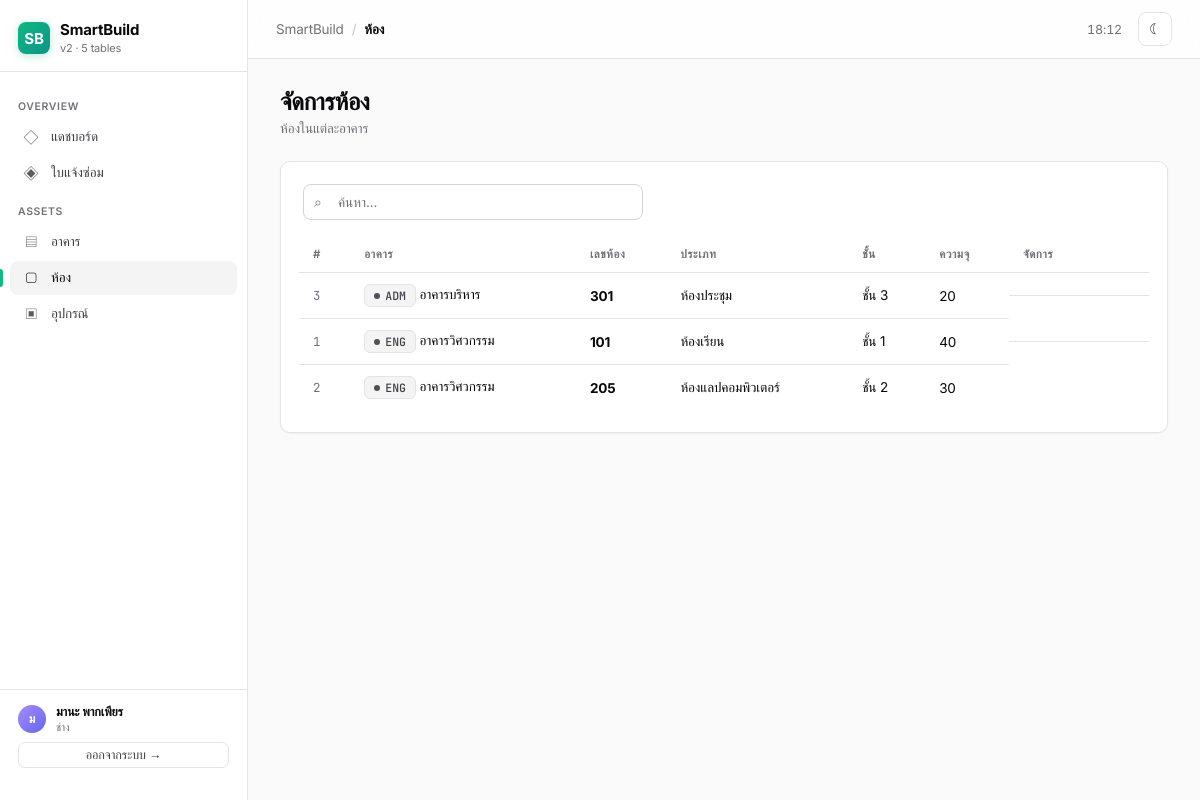
Screenshot of /rooms (signed in) with the database file from the repository.
### tables this page shows
CREATE TABLE users (
            id INTEGER PRIMARY KEY AUTOINCREMENT,
            username TEXT NOT NULL UNIQUE,
            password_hash TEXT NOT NULL,
            full_name TEXT NOT NULL,
            email TEXT,
            phone TEXT,
            role TEXT NOT NULL DEFAULT 'user',
            specialty TEXT,
            is_active INTEGER NOT NULL DEFAULT 1,
            created_at TEXT DEFAULT CURRENT_TIMESTAMP,
            last_login TEXT
        );

CREATE TABLE rooms (
            id INTEGER PRIMARY KEY AUTOINCREMENT,
            building_id INTEGER NOT NULL,
            room_number TEXT NOT NULL,
            room_type TEXT,
            floor INTEGER DEFAULT 1,
            capacity INTEGER,
            UNIQUE (building_id, room_number),
            FOREIGN KEY (building_id) REFERENCES buildings(id) ON DELETE CASCADE
        );

CREATE TABLE buildings (
            id INTEGER PRIMARY KEY AUTOINCREMENT,
            code TEXT NOT NULL UNIQUE,
            name TEXT NOT NULL,
            address TEXT,
            floors INTEGER DEFAULT 1,
            created_at TEXT DEFAULT CURRENT_TIMESTAMP
        );

### app.py (the view)
@app.route("/rooms")
@role_required("technician")
def rooms():
    db = get_db()
    rows = db.execute(
        """SELECT r.*, b.name AS building_name, b.code AS building_code
           FROM rooms r JOIN buildings b ON b.id=r.building_id
           ORDER BY b.code, r.room_number"""
    ).fetchall()
    blist = db.execute("SELECT * FROM buildings ORDER BY code").fetchall()
    return render_template("rooms.html", rows=rows, buildings=blist)

### app.py (called while the page is built)
def get_db():
    if "db" not in g:
        g.db = sqlite3.connect(DB_PATH)
        g.db.row_factory = sqlite3.Row
        g.db.execute("PRAGMA foreign_keys = ON")
    return g.db

def current_user():
    if "user_id" not in session:
        return None
    if "_user" not in g:
        g._user = get_db().execute(
            "SELECT * FROM users WHERE id=? AND is_active=1", (session["user_id"],)
        ).fetchone()
    return g._user

@app.context_processor
def inject_globals():
    return {
        "current_user": current_user(),
        "ROLE_LABELS": ROLE_LABELS,
        "STATUS_LABELS": STATUS_LABELS,
        "PRIORITY_LABELS": PRIORITY_LABELS,
        "EQUIP_STATUS_LABELS": EQUIP_STATUS_LABELS,
    }

def role_required(min_role):
    def deco(view):
        @wraps(view)
        def wrapped(*a, **kw):
            u = current_user()
            if not u:
                return redirect(url_for("login", next=request.path))
            if ROLE_LEVELS.get(u["role"], 0) < ROLE_LEVELS[min_role]:
                flash("คุณไม่มีสิทธิ์เข้าถึงส่วนนี้", "error")
                return redirect(url_for("index"))
            return view(*a, **kw)
        return wrapped
    return deco

@app.before_request
def require_login():
    if request.endpoint in (None, "login", "static"):
        return
    if not current_user():
        return redirect(url_for("login", next=request.path))

### templates/rooms.html (shortened to what this page needs)
{% extends 'base.html' %}
{% block crumb %}ห้อง{% endblock %}
{% block content %}
<h2 class="page-title">จัดการห้อง</h2>
<p class="page-sub">ห้องในแต่ละอาคาร</p>
<div class="card">
  <div class="toolbar">
    <div class="toolbar-left">
      <div class="search-box"><span class="ico">⌕</span><input id="searchBox" placeholder="ค้นหา..." oninput="tableSearch('searchBox','mainTable')"></div>
    </div>
  </div>
  <div class="table-wrap">
    <table id="mainTable">
      <thead><tr><th>#</th><th>อาคาร</th><th>เลขห้อง</th><th>ประเภท</th><th>ชั้น</th><th>ความจุ</th><th style="width:140px">จัดการ</th></tr></thead>
      <tbody>
        {% for r in rows %}
        <tr>
          <td class="mono" style="color:var(--muted)">{{ r.id }}</td>
          <td><span class="badge badge-normal mono">{{ r.building_code }}</span> {{ r.building_name }}</td>
          <td><b>{{ r.room_number }}</b></td><td>{{ r.room_type or '—' }}</td>
          <td>ชั้น {{ r.floor }}</td><td>{{ r.capacity or '—' }}</td>
          <td class="actions">
          </td>
        </tr>
        {% else %}<tr data-skip="1"><td colspan="7" class="empty">ยังไม่มีข้อมูล</td></tr>{% endfor %}
      </tbody>
    </table>
  </div>
</div>
{% endblock %}

### templates/base.html (shortened to what this page needs)
<!doctype html>
<html lang="th">
<head>
</head>
<body>
<aside class="sidebar" id="sidebar">
  <div class="brand">
    <div class="logo">SB</div>
    <div>
      <div class="brand-name">SmartBuild</div>
      <div class="brand-sub">v2 · 5 tables</div>
    </div>
  </div>
  <div class="nav-section">Overview</div>
  <a class="nav-link {% if request.endpoint=='index' %}active{% endif %}" href="{{ url_for('index') }}"><span class="ico">◇</span>แดชบอร์ด</a>
  <a class="nav-link {% if request.endpoint in ['repairs','repairs_detail'] %}active{% endif %}" href="{{ url_for('repairs') }}"><span class="ico">◈</span>ใบแจ้งซ่อม</a>
  {% if current_user and current_user.role in ['technician','manager','admin'] %}
  <div class="nav-section">Assets</div>
  <a class="nav-link {% if request.endpoint=='buildings' %}active{% endif %}" href="{{ url_for('buildings') }}"><span class="ico">▤</span>อาคาร</a>
  <a class="nav-link {% if request.endpoint=='rooms' %}active{% endif %}" href="{{ url_for('rooms') }}"><span class="ico">▢</span>ห้อง</a>
  <a class="nav-link {% if request.endpoint=='equipment' %}active{% endif %}" href="{{ url_for('equipment') }}"><span class="ico">▣</span>อุปกรณ์</a>
  {% endif %}
  <div class="sidebar-foot" style="display:flex;flex-direction:column;gap:8px">
    <div style="display:flex;align-items:center;gap:10px">
      <div class="avatar">{{ (current_user.full_name or current_user.username)[:1]|upper if current_user else '?' }}</div>
      <div style="flex:1;min-width:0">
        <div style="color:var(--text);font-weight:600;font-size:12.5px;white-space:nowrap;overflow:hidden;text-overflow:ellipsis">{{ current_user.full_name if current_user else '-' }}</div>
        <div style="font-size:11px">{{ ROLE_LABELS.get(current_user.role,'') if current_user else '' }}</div>
      </div>
    </div>
    <a href="{{ url_for('logout') }}" class="btn btn-ghost btn-sm" style="justify-content:center">ออกจากระบบ →</a>
  </div>
</aside>
<div class="main">
  <div class="topbar">
    <div style="display:flex;align-items:center;gap:12px">
      <div class="crumb"><span>SmartBuild</span><span class="crumb-sep">/</span><b>{% block crumb %}{% endblock %}</b></div>
    </div>
    <div class="topbar-right">
      <span class="clock" id="clock"></span>
      <button class="icon-btn" onclick="toggleTheme()" title="สลับธีม"><span id="themeIco">◐</span></button>
    </div>
  </div>
  <div class="content">{% block content %}{% endblock %}</div>
</div>
</body>
</html>

### rows the page displays
users: full_name "ม", full_name "มานะ พากเพียร", role "ช่าง"
rooms: id "3", building_code "ADM", building_name "อาคารบริหาร", room_number "301", room_type "ห้องประชุม", floor "3", capacity "20"
rooms: id "1", building_code "ENG", building_name "อาคารวิศวกรรม", room_number "101", room_type "ห้องเรียน", floor "1", capacity "40"
rooms: id "2", building_code "ENG", building_name "อาคารวิศวกรรม", room_number "205", room_type "ห้องแลปคอมพิวเตอร์", floor "2", capacity "30"
